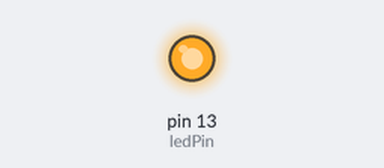
A sketch run on a simulated Arduino Uno, built with avr-gcc and run on an emulated ATmega328P. Parts: output pins drawn as LEDs (lit = HIGH).

Above: at 0.2 s.
At 4.0 s:
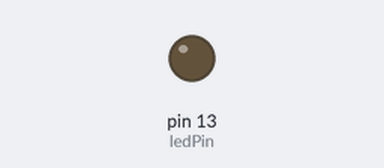
Timing chart, 0 to 6.8 s (numbered marks = the images above):
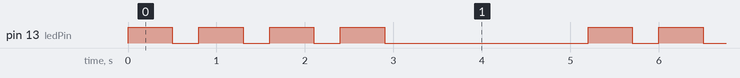

The sketch:

P18ArduinoP7.ino
```cpp
const int ledPin = 13;

void setup() {
  pinMode(ledPin, OUTPUT);
}

void loop() {
  int blinkCounter = 0;


  do {
    digitalWrite(ledPin, HIGH);
    delay(500);
    digitalWrite(ledPin, LOW);
    delay(300);
    blinkCounter++;
  } while (blinkCounter < 4);

  delay(2000);
}
```

Measured:
- by itself, pin 13 (ledPin): repeats every 5.2 s: 3 × (LOW 0.30 s, HIGH 0.50 s), LOW 2.3 s, HIGH 0.50 s
- by itself, everything shown: repeats every 5.2 s, in 8 steps
